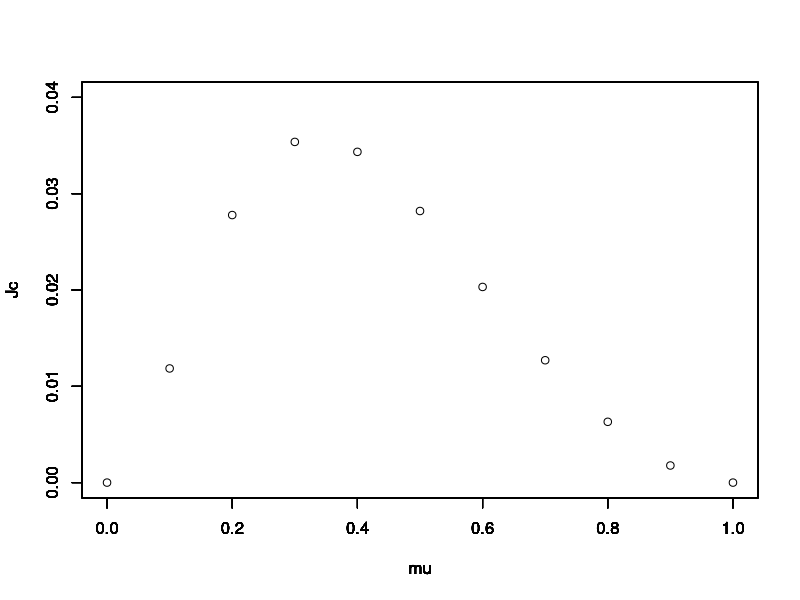

The R script that drew this image:
#キュムラントによるネゲントロピーの近似

phi=function(x) dnorm(x,mean=0,sd=1)

p = function(x){
    mu*phi(x) + (1 - mu)*2*phi(2*(x - 1))
    
}

e2=function(x){
    (x^2)*p(x)
}

e3=function(x){
    (x^3)*p(x)
}

e4=function(x){
    (x^4)*p(x)
}

mu=0
k3=integrate(e3,-Inf,Inf)$val-3*(integrate(e2,-Inf,Inf)$val)*(1-mu)+2*(1-mu)^3
k4=integrate(e4,-Inf,Inf)$val-3*(integrate(e2,-Inf,Inf)$val)^2-4*(integrate(e3,-Inf,Inf)$val)*(1-mu)+12*(integrate(e2,-Inf,Inf)$val)*(1-mu)^2-6*(1-mu)^4


Jc=(1/12)*(k3)^2+(1/48)*(k4)^2

mu=0
Jc

mu=1
Jc

Jc

for(mu in 0:10){
    mu=mu*0.1
    k3=integrate(e3,-Inf,Inf)$val-3*(integrate(e2,-Inf,Inf)$val)*(1-mu)+2*(1-mu)^3
    k4=integrate(e4,-Inf,Inf)$val-3*(integrate(e2,-Inf,Inf)$val)^2-4*(integrate(e3,-Inf,Inf)$val)*(1-mu)+12*(integrate(e2,-Inf,Inf)$val)*(1-mu)^2-6*(1-mu)^4
    Jc=(1/12)*(k3)^2+(1/48)*(k4)^2
    plot(mu,Jc,xlim=c(0,1),ylim=c(0,0.04))
    par(new=T)
}    
    
    
    